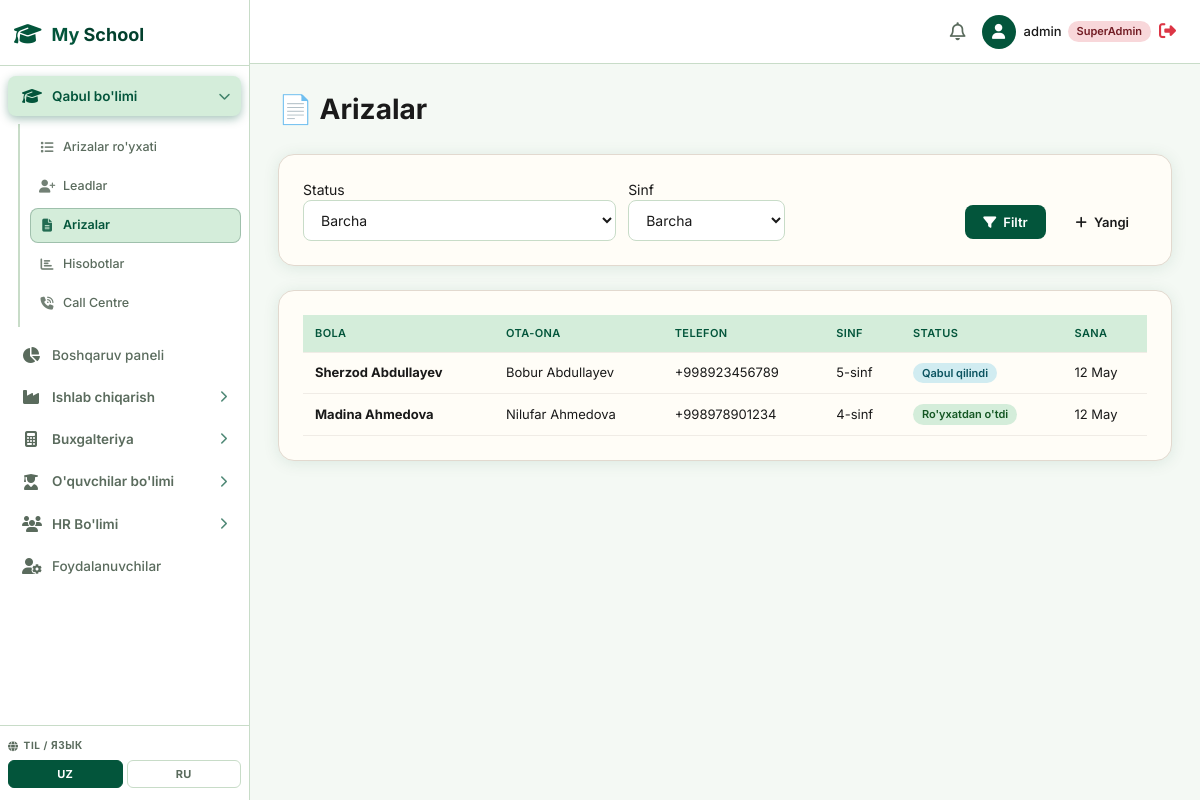
Screenshot of /enrollment/applications/ (signed in) with the database file from the repository.
### enrollment/models.py (models this page shows, shortened)
class StudentApplication(models.Model):
    APPLICATION_STATUS = [
        ('draft', 'Qoralama'),
        ('submitted', 'Topshirildi'),
        ('under_review', 'Ko\'rib chiqilmoqda'),
        ('documents_pending', 'Hujjatlar kutilmoqda'),
        ('assessment', 'Sinov'),
        ('approved', 'Qabul qilindi'),
        ('enrolled', 'Ro\'yxatdan o\'tdi'),
        ('rejected', 'Rad etildi'),
        ('waitlisted', 'Kutish ro\'yxati'),
    ]
    GENDER_CHOICES = [
        ('M', 'O\'g\'il'),
        ('F', 'Qiz'),
    ]
    lead = models.ForeignKey(Lead, null=True, blank=True, on_delete=models.SET_NULL, related_name='applications')
    parent_first_name = models.CharField(max_length=100)
    parent_last_name = models.CharField(max_length=100)
    parent_phone = models.CharField(max_length=30)
    parent_email = models.EmailField(blank=True, null=True)
    parent_relation = models.CharField(max_length=50, default='Ota', help_text="Ota, Ona, Vasiy...")
    student_first_name = models.CharField(max_length=100)
    student_last_name = models.CharField(max_length=100)
    student_dob = models.DateField(help_text="Tug'ilgan sana")
    student_gender = models.CharField(max_length=1, choices=GENDER_CHOICES)
    applying_grade = models.ForeignKey(Grade, null=True, blank=True, on_delete=models.SET_NULL)
    previous_school = models.CharField(max_length=200, blank=True)
    medical_notes = models.TextField(blank=True, help_text="Tibbiy eslatmalar")
    status = models.CharField(max_length=20, choices=APPLICATION_STATUS, default='draft')
    application_fee_paid = models.BooleanField(default=False)
    application_fee_amount = models.DecimalField(max_digits=10, decimal_places=2, default=0)
    notes = models.TextField(blank=True)
    reviewed_by = models.ForeignKey(User, null=True, blank=True, on_delete=models.SET_NULL, related_name='reviewed_applications')
    submitted_at = models.DateTimeField(null=True, blank=True)
    reviewed_at = models.DateTimeField(null=True, blank=True)
    created_at = models.DateTimeField(auto_now_add=True)
    updated_at = models.DateTimeField(auto_now=True)
    class Meta:
        ordering = ['-created_at']
    @property
    def parent_full_name(self):
        return f"{self.parent_first_name} {self.parent_last_name}".strip()
    @property
    def student_full_name(self):
        return f"{self.student_first_name} {self.student_last_name}".strip()

class Grade(models.Model):
    name = models.CharField(max_length=50, unique=True)
    sort_order = models.IntegerField(default=0)
    class Meta:
        ordering = ['sort_order']
    def __str__(self):
        return self.name

### enrollment/views.py (the view)
# urls.py: path('applications/', views.application_list, name='enrollment_application_list'),
@login_required
@enrollment_required
def application_list(request):
    status_filter = request.GET.get('status', '')
    grade_filter = request.GET.get('grade', '')
    apps = StudentApplication.objects.select_related('applying_grade', 'lead', 'reviewed_by').all()
    if status_filter:
        apps = apps.filter(status=status_filter)
    if grade_filter:
        apps = apps.filter(applying_grade_id=grade_filter)
    paginator = Paginator(apps, 25)
    page_number = request.GET.get('page', 1)
    page_obj = paginator.get_page(page_number)
    context = {
        'page_obj': page_obj,
        'status_filter': status_filter,
        'grade_filter': grade_filter,
        'status_choices': StudentApplication.APPLICATION_STATUS,
        'grades': Grade.objects.all(),
        'page_title': 'Arizalar',
    }
    return render(request, 'enrollment/application_list.html', context)

### enrollment/views.py (called while the page is built)
def _is_enrollment_staff(user):
    if user.is_superuser:
        return True
    return user.groups.filter(name__in=['enrollment_agent', 'enrollment_manager', 'call_centre_admin']).exists()

### templates/enrollment/application_list.html (shortened to what this page needs)
{% extends 'base.html' %}
{% block content %}
<h1 style="font-size:28px;margin-bottom:24px;">📄 Arizalar</h1>
<div class="card" style="background:#fffdf7;border:1px solid #e2d9cf;border-radius:16px;padding:24px;margin-bottom:24px;">
  <form method="get" style="display:grid;grid-template-columns:2fr 1fr 1fr auto;gap:12px;align-items:end;">
    <div>
      <label>Status</label>
      <select name="status" class="form-control">
        <option value="">Barcha</option>
      </select>
    </div>
    <div>
      <label>Sinf</label>
      <select name="grade" class="form-control">
        <option value="">Barcha</option>
      </select>
    </div>
    <div>
      <button type="submit" class="btn btn-primary"><i class="fa-solid fa-filter"></i> Filtr</button>
      <a href="{% url 'enrollment_application_create' %}" class="btn btn-success" style="margin-left:8px;"><i class="fa-solid fa-plus"></i> Yangi</a>
    </div>
  </form>
</div>
<div class="card" style="background:#fffdf7;border:1px solid #e2d9cf;border-radius:16px;padding:24px;">
  <table class="data-table" style="width:100%;">
    <thead>
      <tr>
        <th>Bola</th>
        <th>Ota-ona</th>
        <th>Telefon</th>
        <th>Sinf</th>
        <th>Status</th>
        <th>Sana</th>
      </tr>
    </thead>
    <tbody>
      {% for app in page_obj %}
      <tr>
        <td><a href="{% url 'enrollment_application_detail' app.pk %}"><strong>{{ app.student_full_name }}</strong></a></td>
        <td>{{ app.parent_full_name }}</td>
        <td>{{ app.parent_phone }}</td>
        <td>{{ app.applying_grade|default:"—" }}</td>
        <td><span class="badge badge-{% if app.status == 'enrolled' %}success{% elif app.status == 'approved' %}info{% elif app.status == 'rejected' %}danger{% else %}warning{% endif %}">{{ app.get_status_display }}</span></td>
        <td>{{ app.created_at|date:"d M" }}</td>
      </tr>
      {% empty %}
      <tr><td colspan="6" style="text-align:center;color:#888;">Arizalar topilmadi.</td></tr>
      {% endfor %}
    </tbody>
  </table>
</div>
{% endblock %}

### templates/base.html (shortened to what this page needs)
{% load static %}
<!DOCTYPE html>
<html lang="uz">
<head>
    <link rel="stylesheet" href="https://cdnjs.cloudflare.com/ajax/libs/font-awesome/6.4.0/css/all.min.css">
    <link rel="stylesheet" href="{% static 'css/style.css' %}?v=5">
</head>
<body>
    <div class="app-container">
        <aside class="sidebar" id="appSidebar">
            <div class="sidebar-header">
                <div class="logo-icon"><i class="fa-solid fa-graduation-cap"></i></div>
                <h2>My <span class="highlight">School</span></h2>
            </div>
            <ul class="nav-links">
                {% if is_superadmin or is_enrollment or is_callcentre %}
                <li class="nav-group">
                    <div class="nav-group__head {% if '/enrollment/' in request.path %}active{% endif %}" onclick="toggleSubMenu(this)">
                        <span style="display:flex;align-items:center;gap:12px;">
                            <i class="fa-solid fa-graduation-cap icon-left"></i>
                            <span>Qabul bo'limi</span>
                        </span>
                        <i class="fa-solid fa-chevron-right arrow"></i>
                    </div>
                    <ul class="nav-sub {% if '/enrollment/' in request.path %}open{% endif %}">
                        {% if is_callcentre and not is_superadmin %}
                        <li><a href="/enrollment/call-centre/" class="{% if '/enrollment/call-centre' in request.path %}active{% endif %}" style="background:#03553B;color:#fff;"><i class="fa-solid fa-headset"></i><span>Call Panel</span></a></li>
                        <li><a href="/enrollment/leads/" class="{% if '/enrollment/leads' in request.path %}active{% endif %}"><i class="fa-solid fa-users"></i><span>Mijozlar</span></a></li>
                        <li><a href="/enrollment/" class="{% if request.path == '/enrollment/' %}active{% endif %}"><i class="fa-solid fa-chart-line"></i><span>Dashboard</span></a></li>
                        {% else %}
                        <li><a href="/enrollment/" class="{% if request.path == '/enrollment/' %}active{% endif %}"><i class="fa-solid fa-list"></i><span>Arizalar ro'yxati</span></a></li>
                        <li><a href="/enrollment/leads/" class="{% if '/enrollment/leads' in request.path %}active{% endif %}"><i class="fa-solid fa-user-plus"></i><span>Leadlar</span></a></li>
                        <li><a href="/enrollment/applications/" class="{% if '/enrollment/applications' in request.path %}active{% endif %}"><i class="fa-solid fa-file-lines"></i><span>Arizalar</span></a></li>
                        <li><a href="/enrollment/reports/" class="{% if '/enrollment/reports' in request.path %}active{% endif %}"><i class="fa-solid fa-chart-bar"></i><span>Hisobotlar</span></a></li>
                        <li><a href="/enrollment/call-centre/" class="{% if '/enrollment/call-centre' in request.path %}active{% endif %}"><i class="fa-solid fa-phone-volume"></i><span>Call Centre</span></a></li>
                        {% endif %}
                    </ul>
                </li>
                {% endif %}
                {% if is_superadmin %}
                <li>
                    <a href="/" class="{% if request.path == '/' %}active{% endif %}">
                        <i class="fa-solid fa-chart-pie"></i>
                        <span>Boshqaruv paneli</span>
                    </a>
                </li>
                <li class="nav-group">
                    <div class="nav-group__head {% if '/production/' in request.path %}active{% endif %}" onclick="toggleSubMenu(this)">
                        <span style="display:flex;align-items:center;gap:12px;">
                            <i class="fa-solid fa-industry icon-left"></i>
                            <span>Ishlab chiqarish</span>
                        </span>
                        <i class="fa-solid fa-chevron-right arrow"></i>
                    </div>
                </li>
                <li class="nav-group">
                    <div class="nav-group__head {% if '/accounting/' in request.path %}active{% endif %}" onclick="toggleSubMenu(this)">
                        <span style="display:flex;align-items:center;gap:12px;">
                            <i class="fa-solid fa-calculator icon-left"></i>
                            <span>Buxgalteriya</span>
                        </span>
                        <i class="fa-solid fa-chevron-right arrow"></i>
                    </div>
                </li>
                <li class="nav-group">
                    <div class="nav-group__head {% if '/students/' in request.path %}active{% endif %}" onclick="toggleSubMenu(this)">
                        <span style="display:flex;align-items:center;gap:12px;">
                            <i class="fa-solid fa-user-graduate icon-left"></i>
                            <span>O'quvchilar bo'limi</span>
                        </span>
                        <i class="fa-solid fa-chevron-right arrow"></i>
                    </div>
                </li>
                <li class="nav-group">
                    <div class="nav-group__head {% if '/hr/' in request.path %}active{% endif %}" onclick="toggleSubMenu(this)">
                        <span style="display:flex;align-items:center;gap:12px;">
                            <i class="fa-solid fa-users icon-left"></i>
                            <span>HR Bo'limi</span>
                        </span>
                        <i class="fa-solid fa-chevron-right arrow"></i>
                    </div>
                </li>
                <li>
                    <a href="/admin-users/" class="{% if '/admin-users/' in request.path %}active{% endif %}">
                        <i class="fa-solid fa-user-gear"></i>
                        <span>Foydalanuvchilar</span>
                    </a>
                </li>
                {% endif %}
            </ul>
            <div class="sidebar-footer">
                <div class="lang-label"><i class="fa-solid fa-globe"></i> <span>Til / Язык</span></div>
                <div class="lang-switcher">
                    <button class="lang-btn" id="gt-btn-uz" data-lang="uz" onclick="gtSwitchLang('uz')" title="O'zbek">UZ</button>
                    <button class="lang-btn" id="gt-btn-ru" data-lang="ru" onclick="gtSwitchLang('ru')" title="Русский">RU</button>
                </div>
            </div>
        </aside>
        <main class="main-content">
            <header class="topbar">
                <div class="topbar-actions">
                    <button class="icon-btn"><i class="fa-regular fa-bell"></i></button>
                    <div class="user-profile">
                        <div class="avatar"><i class="fa-solid fa-user"></i></div>
                        <span class="user-name">
                            {{ request.user.username }}
                            {% if is_superadmin %}<span class="badge badge-danger" style="font-size:11px;">SuperAdmin</span>
                            {% elif user_branch %}<span class="badge badge-info" style="font-size:11px;">{{ user_branch.name }}</span>
                            {% elif request.user.groups.all.0 %}<span class="badge badge-warning" style="font-size:11px;">{{ request.user.groups.all.0.name }}</span>
                            {% endif %}
                        </span>
                        <a href="/logout/" style="color:#dc3545;font-size:17px;" title="Chiqish">
                            <i class="fa-solid fa-right-from-bracket"></i>
                        </a>
                    </div>
                </div>
            </header>
            <div class="content-wrapper">
                {% block content %}{% endblock %}
            </div>
        </main>
    </div>
</body>
</html>

### templates/base.html (style rules this page uses)
body { top: 0 !important; }

### rows the page displays
StudentApplication: student_full_name "Sherzod Abdullayev", parent_full_name "Bobur Abdullayev", parent_phone "+998923456789", applying_grade "5-sinf", status "Qabul qilindi", created_at "12 May"
StudentApplication: student_full_name "Madina Ahmedova", parent_full_name "Nilufar Ahmedova", parent_phone "+998978901234", applying_grade "4-sinf", status "Ro'yxatdan o'tdi", created_at "12 May"

### other values shown
{{ request.user.username }} "admin"
